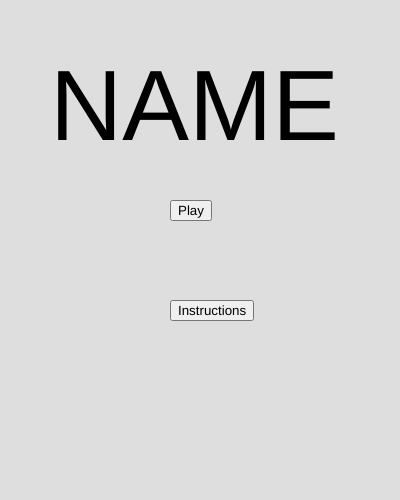
Frame 1 (no input)
Frame 60 (no input): identical to frame 1, image omitted
Frame 120 (the mouse pressed at the canvas centre since frame 60): identical to frame 1, image omitted

The p5.js sketch that drew this single still picture (run headless with seeded random() and noise() and a simulated clock; from frame 60 on, the mouse is pressed at the canvas centre):

// p5.js sketch
// ── sketch.js
let score = 0;
let rectX = 150;
let rectY = 450;
//let play_;

function setup(){
  createCanvas(400, 500);
  color1 = color(219, 20, 20);
  ball1 = new Ball(color1);
  color2 = color(1, 115, 14);
  ball2 = new Ball(color2);
  color3 = color(0, 59, 153);
  ball3 = new Ball(color3);
  color4 = color(250, 242, 12);
  ball4 = new Ball(color4);
  //menu();
}

//button flags
let flag = true;
let playing = false;
let ins = false;
let menu_ = false;

//button variables
let play_;
let instruct;
let home;

let pages = ["menu", "instruct"]
let state = "menu"

function draw(){

//background(222, 222, 222);
//play_.mousePressed(modeOne);

//  modes();
  //modeOne();
  if (playing === true){
    play_.remove();
    instruct.remove();
    modeOne();
    //instruct();
  //  menu_ = true;
  }





  // if (ins === true){
  //   instruct.remove();
  //   play_.remove();
  //   instructions(home);
  //   ins = false;
  // }

  if (state==="menu"){
    //home.remove();
    if (flag === true){

      play_ = createButton('Play');
      instruct = createButton('Instructions');


      menu(play_, instruct);
      //instructions(home);
      flag = false;
      //menu_ = true;
    }
  }
  else if (state=="instruct") {
    play_.remove();
    instruct.remove();

    if (ins === true){
      background(222, 222, 222);
      fill(0);
      home = createButton('Menu');
      home.position(170, 400);
      home.mousePressed(function() {
        home.remove();
        state = "menu";
        flag = true;
      });
      instruct.remove();
      play_.remove();
      instructions();
      ins = false;
    }
    //home.remove();

    console.log("instruct = ", state);
  }

}

function menu(play_, instruct){
  background(222, 222, 222);
  fill(0);
  textSize(100);
  text('NAME', 50, 140);
  //play_ = createButton('Play');
  play_.position(170, 200);
  play_.mousePressed(playGame);
  instruct.position(170, 300);
  instruct.mousePressed(instr);



/*
  if(flag === false){
    home = createButton('Menu');
    instructions(home);
  }

/*  textSize(30);
  text('Play', 170, 220);
  textSize(30);
  text('Instructions', 120, 280);

  if(keyPressed && mouseX < 200 && mouseX > 160 && mouseY < 230 && mouseY > 210){
    modes();
  }*/
}

function playGame(){
  playing = true;
}

function instr(){
  ins = true;
  state = "instruct";
}

function home_(){

  //menu_ = true;
state = "menu";
  //if(menu_ === true){
    //home.remove();
    //menu(play_, instruct);
    flag = true;
  //}
}

function modes(){
  background(222, 222, 222);
  fill(0);
  textSize(100);
  text('NAME', 50, 140);
}

function modeOne(){

  //controls the speed of the rectangle
  if(frameCount < 750){
    if(keyIsDown(LEFT_ARROW)){
      rectX -= 10;
    }
    if(keyIsDown(RIGHT_ARROW)){
      rectX += 10;
    }
  }

  if(frameCount >= 750){
    if(keyIsDown(LEFT_ARROW)){
      rectX -= 15;
    }
    if(keyIsDown(RIGHT_ARROW)){
      rectX += 15;
    }
  }

  background(222, 222, 222);
  fill(0);
  textSize(100);
  text(score, 170, 90);
  fill(0, 20, 20);
  rect(rectX, rectY, 100, 20);
  ball1.display();
  //ball2.display();
  ball3.display();
  //ball4.display();
  ball1.collide();
  //ball2.collide();
  ball3.collide();
  //ball4.collide();

  if(frameCount > 500){
    ball2.display0();
    ball2.collide();
  }

  if(frameCount > 1000){
    ball4.display_();
    ball4.collide_();
  }
}


function gameOver(){
  background(222, 222, 222);
  fill(0);
  textSize(100);
  text('GAME', 50, 200);
  text('OVER', 50, 350);
  textSize(25);
  text('SCORE:', 50, 450);
  text(score, 250, 450);
}


function instructions(){
  //console.log(state)
  // background(222, 222, 222);
  // fill(0);
  textSize(100);
  text('NAME', 50, 140);
  textSize(15);
  text('Catch the balls before they fall of the screen', 50, 200);
  text('Red, Blue, and Green balls earn 1 point each', 50, 250);
  text('Yellow balls earn 5 points', 50, 300);
  //home = createButton('Menu');


  console.log("state = ", state)

}

// ── ball.js
class Ball{
  constructor(color){
    this.color = color;
    this.x = random(10, 360);
    this.x_ = this.x + random(-200, 200); //randomizes x-pos of yellow ball at last second
    this.y = 50;
    this.width = 50;
    this.height = 50;
    this.speed_ = 6; //yellow speed
    this.speed0 = 4; //green speed

    //controls how fast the red and blue balls fall
    //gets faster with time
    if(frameCount < 500){
      this.speed = random(1, 2);
    }

    /*
    if(frameCount >= 300 && frameCount < 750){
      this.speed = random(1, 5);
    }
    */

    if(frameCount >= 500){
      this.speed = random(1, 3);
    }
  }

  //controls red and blue balls
  display(){
    fill(this.color);
    ellipse(this.x, this.y, this.width, this.height);
    this.y += this.speed;
  }

  //controls green ball
  display0(){
    fill(this.color);
    ellipse(this.x, this.y, this.width, this.height);
    this.y += this.speed0;
  }

  //controls yellow ball
  display_(){
    fill(this.color);

    if(this.y < 350){
      ellipse(this.x_, this.y, this.width, this.height);
    }

    // if(this.y >= 300 && this.y < 350){
    //   ellipse(this.x + random(-100, 100), this.y, this.width, this.height);
    // }

    if(this.y >= 350){
      ellipse(this.x, this.y, this.width, this.height);
    }

    this.y += this.speed_;
  }

  reset(){
    this.y = 50;
    this.x = random(10, 360);

    /*
    if(frameCount < 300){
      this.speed = random(1, 3);
    }

    if(frameCount >= 300 && frameCount < 750){
      this.speed = random(1, 5);
    }

    if(frameCount >= 750){
      this.speed = random(1, 8);
    }
    */
  }

  reset_(){
    this.y = -1000;
    this.x = random(10, 360);
  }

  collide(){
    if(this.y + 25 > 440 && this.y - 25 < 460 && this.x > rectX && this.x < rectX + 100){
      score++;
      this.reset();
      //point_.play();
    }
    if(this.y > 530){
      noLoop();
      //gameOver();
      //over_();
      //over = true;
      state = "over";
    }
  }

  collide_(){
    if(this.y + 25 > 440 && this.y - 25 < 460 && this.x > rectX && this.x < rectX + 100){
      score += 5;
      this.reset_();
    }
    if(this.y > 530){
      this.reset_();
    }
  }
}
